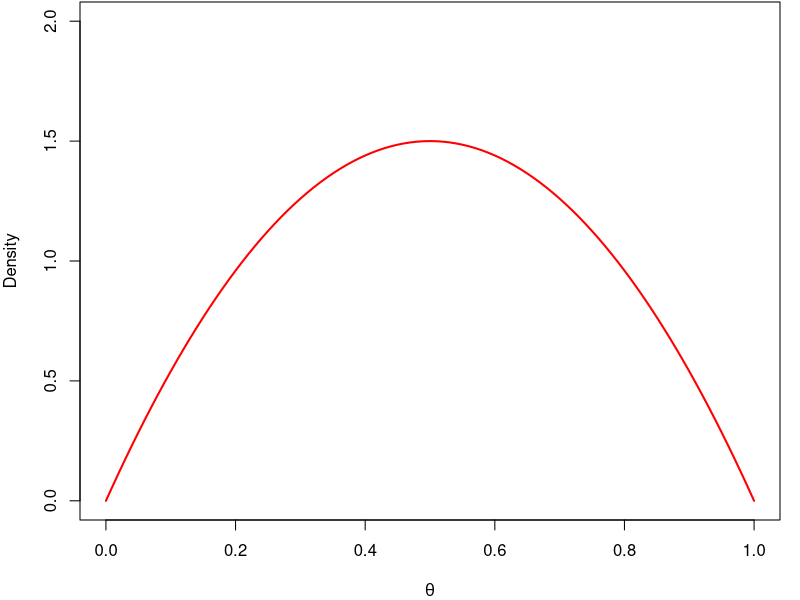
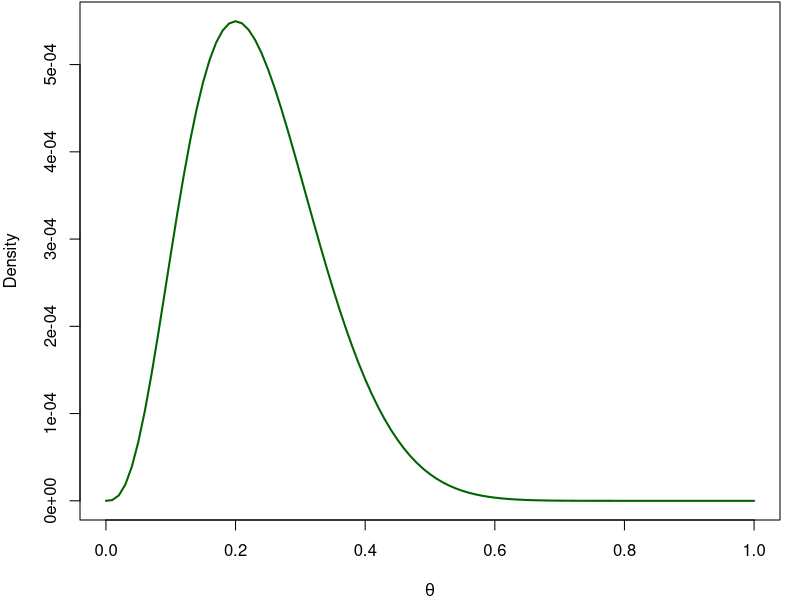
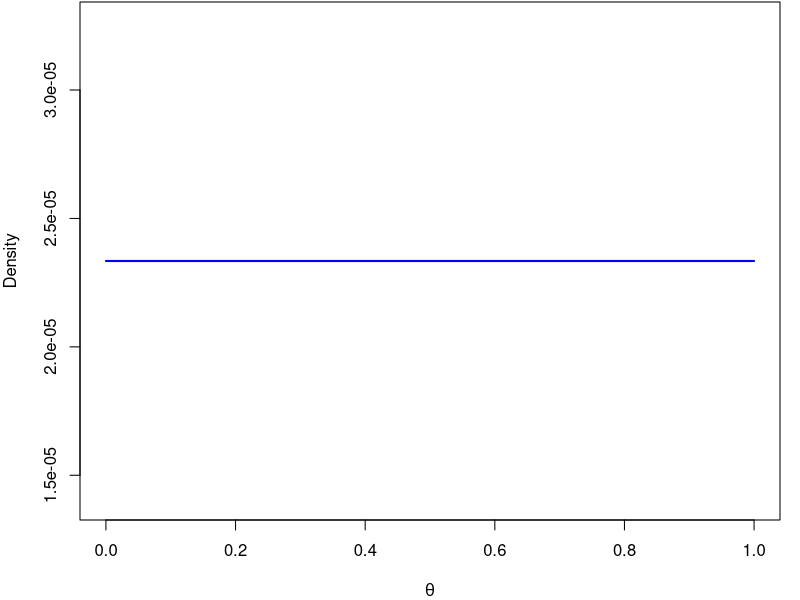
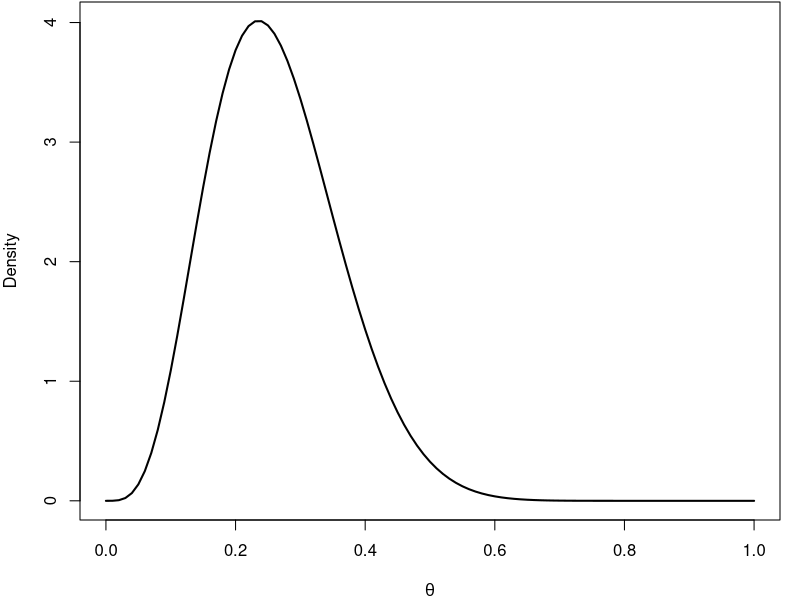
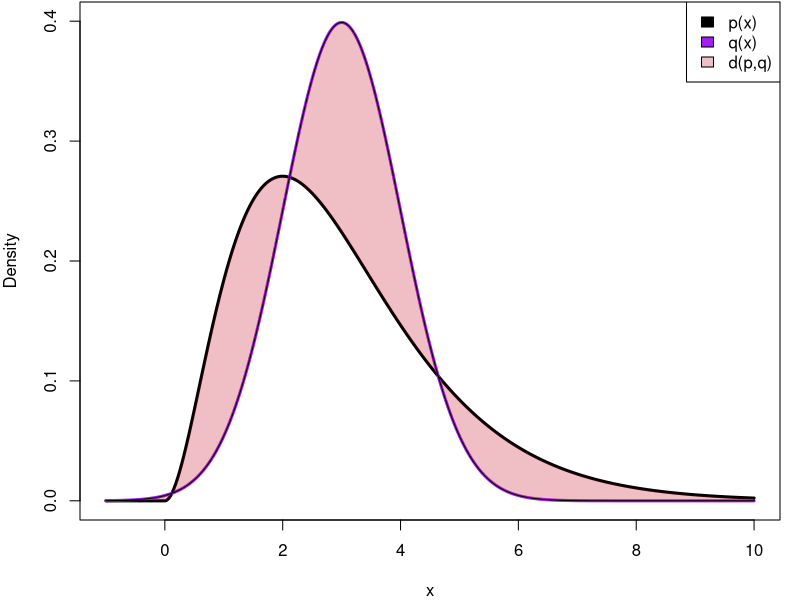
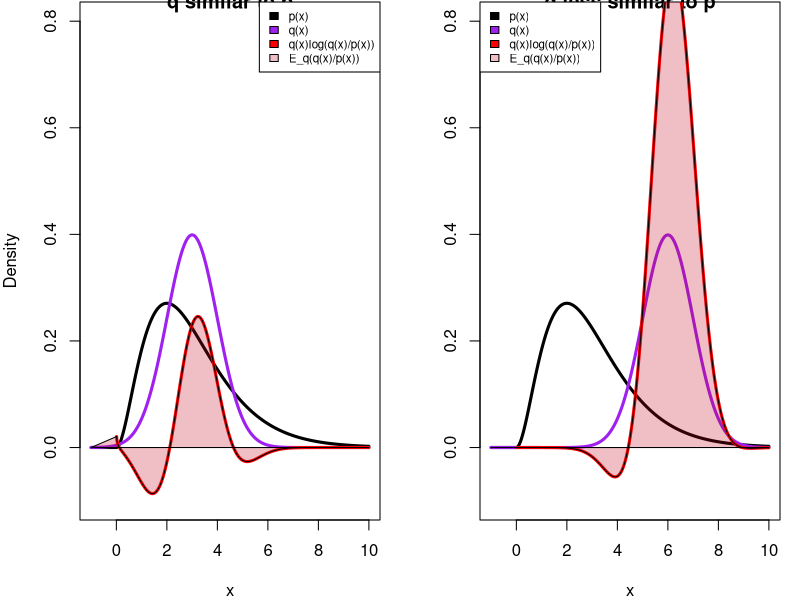

Write the R code that produced these figures, in order.
## ---- chunk 1
knitr::opts_chunk$set(echo = TRUE)
## ---- chunk 2
# Call Necessary Libraries

## ---- chunk 3
par(mar=c(4,4,.1,1), oma=c(0,0,0,0))
curve(dbeta(x,2,2), 0, 1, ylim = c(0,2), col = "red", lwd=2,
      xlab=expression(theta), ylab="Density")
## ---- chunk 4
set.seed(1248)
D <- rbinom(15, 1, 0.2)
lik <- function(x){prod(dbinom(D,1,x))}
lik <- Vectorize(lik)

par(mar=c(4,4,.1,1), oma=c(0,0,0,0))
curve(lik(x), 0, 1, col = "darkgreen", lwd=2,
      xlab=expression(theta), ylab="Density")
## ---- chunk 5
const <- function(x){
  gamma(2+sum(D))*gamma(2+15-sum(D))/gamma(2+sum(D)+2+15-sum(D))
}
const <- Vectorize(const)

par(mar=c(4,4,.1,1), oma=c(0,0,0,0))
curve(const(x), 0, 1, col = "blue", lwd=2,
      xlab=expression(theta), ylab="Density")

## ---- chunk 6
par(mar=c(4,4,.1,1), oma=c(0,0,0,0))
curve(dbeta(x,2+sum(D),2+15-sum(D)), 0, 1, lwd=2,
      xlab=expression(theta), ylab="Density")
## ---- chunk 7
x <- seq(-1,10,0.01)
p <- dgamma(x,3,1)
q <- dnorm(x,3)
n <- length(x)
plot(x, p, "l", ylab = "Density", lwd=3, col="black", ylim=c(0,0.4))
lines(x, q, lwd=3, col="purple")
polygon(c(x,rev(x)), 
        c(pmin(p[1:n],q[1:n]), pmax(p[n:1],q[n:1])), 
        col=rgb(0.75,0,0.1,0.25))
legend("topright",
       fill=c("black","purple", rgb(0.75,0,0.1,0.25)),
       legend=c("p(x)","q(x)","d(p,q)"))
## ---- chunk 8
par(mfrow=c(1,2))
x <- seq(-1,10,0.01)
p <- dgamma(x,3,1)
q1 <- dnorm(x,3)
n <- length(x)
plot(x, p, "l", main = "q similar to p", ylab = "Density", lwd=3, col="black", ylim=c(-0.1,0.8))
lines(x, q1, lwd=3, col="purple")
lines(x, q1*log(q1/p), lwd=3, col="red")
polygon(c(x,rev(x)), 
        c(rep(0,n), (q1*log(q1/p))[n:1]), 
        col=rgb(0.75,0,0.1,0.25))
legend("topright",
       fill=c("black","purple", "red", rgb(0.75,0,0.1,0.25)),
       legend=c("p(x)","q(x)","q(x)log(q(x)/p(x))","E_q(q(x)/p(x))"),
       cex=0.7)


q2 <- dnorm(x,6)
plot(x, p, "l", main = "q less similar to p", ylab = "", lwd=3, col="black", ylim=c(-0.1,0.8))
lines(x, q2, lwd=3, col="purple")
lines(x, q2*log(q2/p), lwd=3, col="red")
polygon(c(x,rev(x)), 
        c(rep(0,n), (q2*log(q2/p))[n:1]), 
        col=rgb(0.75,0,0.1,0.25))
legend("topleft",
       fill=c("black","purple", "red", rgb(0.75,0,0.1,0.25)),
       legend=c("p(x)","q(x)","q(x)log(q(x)/p(x))","E_q(q(x)/p(x))"),
       cex=0.7)
